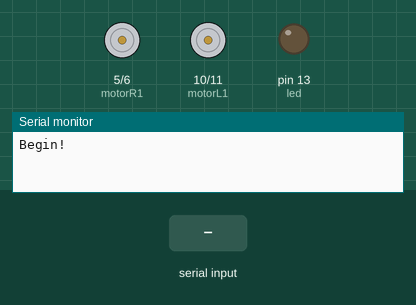
Simulated run of this sketch. Board: Arduino Uno, built with avr-gcc and run on an emulated ATmega328P. On the bench: motor-driver pin pairs drawn as motors (green arrow = first pin HIGH = forward, orange = second pin HIGH = backward, longer = more drive), output pins drawn as LEDs (lit = HIGH), the last lines printed to the serial monitor. The inputs (shaded band) are chosen by the test bench.

Above: at 1.2 s.
1.3 s: "g" received over Serial
At 1.8 s:
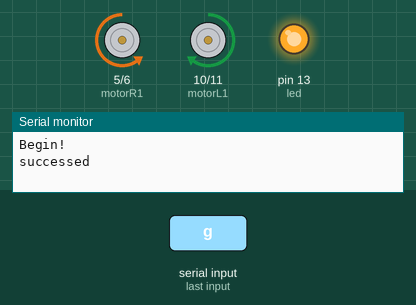
3.5 s: "g" received over the second serial link
At 3.9 s:
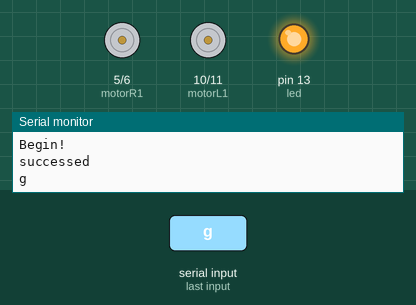
5.5 s: "s" received over Serial
At 5.9 s:
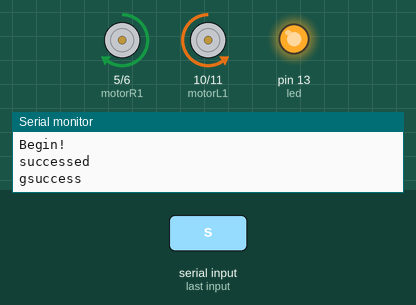
7.5 s: "d" received over Serial
At 7.9 s:
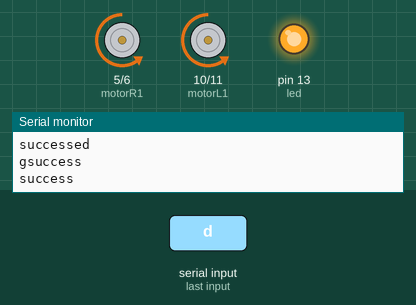
9.5 s: "a" received over Serial
At 9.9 s:
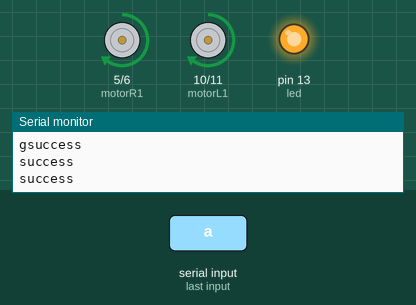
11.5 s: "s" received over the second serial link
At 12.3 s:
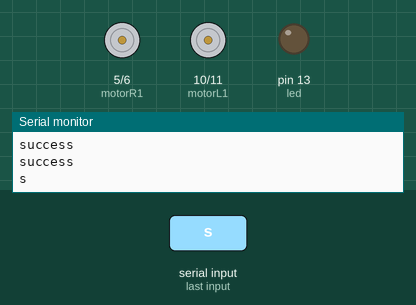
Timing chart, 0 to 14.0 s (numbered marks = the images above; inputs shaded):
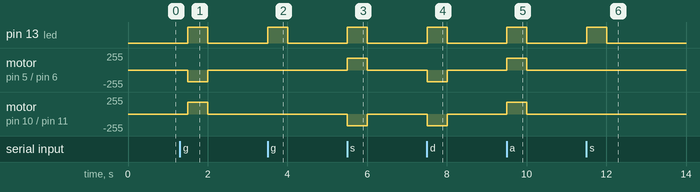

Measured:
- after the input at 1.3 s, pin 13 (led): LOW → HIGH after 0.20 s, → LOW 0.50 s later; motor on pin 5 (motorR1) / pin 6 (motorR2): stopped → backward 175/255 after 0.20 s, → stopped 0.50 s later; motor on pin 10 (motorL1) / pin 11 (motorL2): stopped → forward 175/255 after 0.20 s, → stopped 0.50 s later
- after the input at 3.5 s, pin 13 (led): LOW → HIGH at once, → LOW 0.50 s later
- after the input at 5.5 s, pin 13 (led): LOW → HIGH at once, → LOW 0.50 s later; motor on pin 5 (motorR1) / pin 6 (motorR2): stopped → forward 175/255 at once, → stopped 0.50 s later; motor on pin 10 (motorL1) / pin 11 (motorL2): stopped → backward 175/255 at once, → stopped 0.50 s later
- after the input at 7.5 s, pin 13 (led): LOW → HIGH at once, → LOW 0.50 s later; motor on pin 5 (motorR1) / pin 6 (motorR2), motor on pin 10 (motorL1) / pin 11 (motorL2): stopped → backward 175/255 at once, → stopped 0.50 s later
- after the input at 9.5 s, pin 13 (led): LOW → HIGH at once, → LOW 0.50 s later; motor on pin 5 (motorR1) / pin 6 (motorR2), motor on pin 10 (motorL1) / pin 11 (motorL2): stopped → forward 175/255 at once, → stopped 0.50 s later
- after the input at 11.5 s, pin 13 (led): LOW → HIGH at once, → LOW 0.50 s later

The sketch:

BlueTooth_test.ino
```cpp
#include <SoftwareSerial.h>
SoftwareSerial BTHC08Serial(0,1);// RX - TX
const int led = 13;
const int motorR1 = 5; // 右輪的馬達 pin 位 - 1
const int motorR2 = 6; // 右輪的馬達 pin 位 - 2
const int motorL1 = 10; // 左輪的馬達 pin 位 - 1
const int motorL2 = 11; // 左輪的馬達 pin 位 - 2
void setup() {
  Serial.begin(9600);
  Serial.println("Begin!");
  BTHC08Serial.begin(9600);
  pinMode(led,OUTPUT);
  pinMode(motorR1,OUTPUT);
  pinMode(motorR2,OUTPUT);
  pinMode(motorL1,OUTPUT);
  pinMode(motorL2,OUTPUT);
}

void loop() {
  // keep reading from Arduino Serial Moniter and send to HC08
  if(Serial.available())
  {
    char data = Serial.read(); // reading the data recived from the Serial
    BTHC08Serial.write(Serial.read());
    digitalWrite(led,HIGH);
    switch(data)
    {
       case 'g':
      Serial.println("successed");
      analogWrite(motorR1,0);
      analogWrite(motorR2,175);
      analogWrite(motorL1,175);
      analogWrite(motorL2,0);
      break;
       case 's':
      Serial.println("success");
      analogWrite(motorR1,175); // R
      analogWrite(motorR2,0); // LR
      analogWrite(motorL1,0);
      analogWrite(motorL2,175);
      break;
       case 'd':
      Serial.println("success");
      analogWrite(motorR1,0); // R
      analogWrite(motorR2,175); // LR
      analogWrite(motorL1,0);
      analogWrite(motorL2,175);
      break;
       case 'a':
      Serial.println("success");
      analogWrite(motorR1,175); // R
      analogWrite(motorR2,0); // LR
      analogWrite(motorL1,175);
      analogWrite(motorL2,0);
      break;
    }

  }
  // HC08 default in AT command more
  if(BTHC08Serial.available())
  {
    Serial.write(BTHC08Serial.read());
    //Serial.println(BTHC08Serial.read());
    digitalWrite(led,HIGH);
   char data = BTHC08Serial.read(); // reading the data recived from the bluetooth module
   switch(data)
    {
       case 'g':
      Serial.println("success");
      analogWrite(motorR1,0); // R
      analogWrite(motorR2,175); // LR
      analogWrite(motorL1,175);
      analogWrite(motorL2,0);
      break;
      case 's':
      Serial.println("success");
      analogWrite(motorR1,175); // R
      analogWrite(motorR2,0); // LR
      analogWrite(motorL1,0);
      analogWrite(motorL2,175);
      break;
        case 'd':
      Serial.println("success");
      analogWrite(motorR1,0); // R
      analogWrite(motorR2,175); // LR
      analogWrite(motorL1,0);
      analogWrite(motorL2,175);
      break;
       case 'a':
      Serial.println("success");
      analogWrite(motorR1,175); // R
      analogWrite(motorR2,0); // LR
      analogWrite(motorL1,175);
      analogWrite(motorL2,0);
      break;
    }
  }
  delay(500);
  digitalWrite(led,LOW);
  analogWrite(motorR1,0);
  analogWrite(motorR2,0);
  analogWrite(motorL1,0);
  analogWrite(motorL2,0);
}
```
